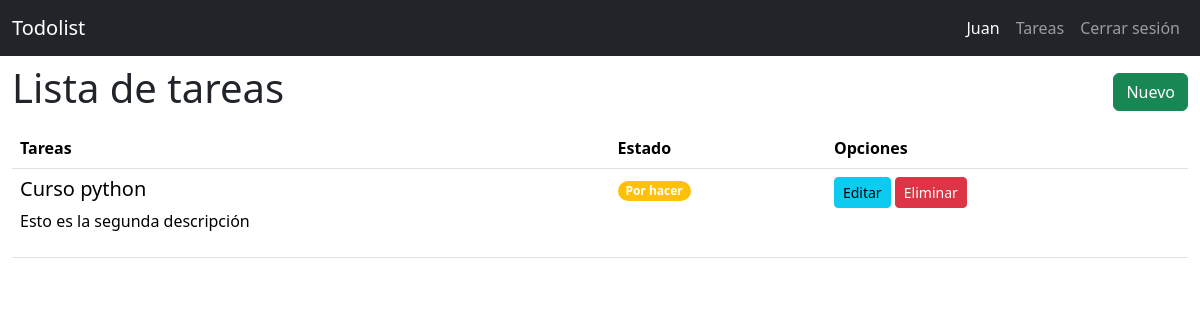
The app's page /todo/list (signed in), older data.
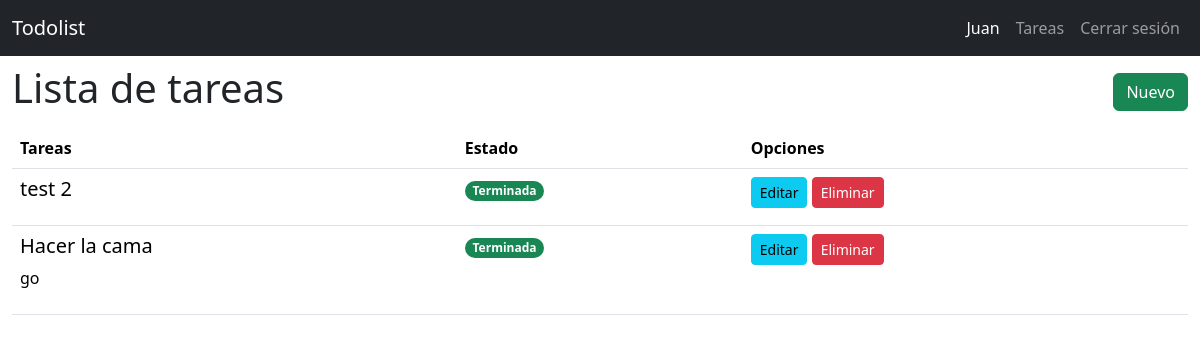
The same page, newer data.
### todor/models.py (models this page shows, shortened)
class User(db.Model):
  id = db.Column(db.Integer, primary_key = True)
  username = db.Column(db.String(20), unique = True, nullable = False)
  password = db.Column(db.Text, nullable = False)

class Todo(db.Model):
  id = db.Column(db.Integer, primary_key = True)
  created_by = db.Column(db.Integer, db.ForeignKey('user.id'), nullable = False)
  title = db.Column(db.String(100), nullable = False)
  desc = db.Column(db.Text)
  state = db.Column(db.Boolean, default = False)

### todor/todo.py (the view)
@bp.route('/list')
@login_required
def index():
  todos = Todo.query.all()
  return render_template('todo/index.html', todos = todos)

### todor/auth.py (called while the page is built)
@bp.before_app_request #Se verifica sesión antes de abrir cada modulo
def load_logged_in_user():
  user_id = session.get('user_id')
  if user_id is None:
    g.user = None
  else:
    g.user = User.query.get_or_404(user_id)

def login_required(view):
  @functools.wraps(view)
  def wrapped_view(**kwargs):
    if g.user is None:
      return redirect(url_for('auth.login'))
    return view(**kwargs)
  return wrapped_view

### todor/templates/todo/index.html
{% extends 'base.html' %}
{% block content %}
<section class="container-fluid">
  <nav class="navbar">
    <h1>{% block title %}Lista de tareas{% endblock %}</h1>
    <a href="{{url_for('todo.create')}}" class="btn btn-success">Nuevo</a>
  </nav>
  <table class="table">
    <thead>
      <tr>
        <th class="col">Tareas</th>
        <th class="col">Estado</th>
        <th class="col" colspan="2">Opciones</th>
      </tr>
    </thead>
    <tbody>
      {% for todo in todos | reverse %}
      {% if g.user.id == todo.created_by %}
      <tr>
        <td>
          <h5>{{ todo.title }}</h5>
          <p>{{ todo.desc }}</p>
        </td>
        <td>
          {% if todo.state == True %}
          <span class="badge rounded-pill bg-success text-white">Terminada</span>
          {% else %}
          <span class="badge rounded-pill bg-warning text-white">Por hacer</span>
          {% endif %}
        </td>
        <td>
          <a href="{{url_for('todo.update', id = todo.id)}}" class="btn btn-info btn-sm">Editar</a>
          <a href="{{url_for('todo.delete', id = todo.id)}}" class="btn btn-danger btn-sm">Eliminar</a>
        </td>
      </tr>
      {% endif %}
      {% endfor %}
    </tbody>
  </table>
</section>
{% endblock %}

### todor/templates/base.html (shortened to what this page needs)
<!DOCTYPE html>
<html lang="es">
  <head>
    <link
      href="https://cdn.jsdelivr.net/npm/bootstrap@5.3.3/dist/css/bootstrap.min.css"
      rel="stylesheet"
    />
    <link rel="stylesheet" href="../../static/css/styles.css">
    <link rel="stylesheet" href="https://cdnjs.cloudflare.com/ajax/libs/font-awesome/4.7.0/css/font-awesome.min.css">
  </head>
  <body>
    <nav class="navbar navbar-expand-sm navbar-dark bg-dark" data-bs-theme="dark">
      <div class="container-fluid">
        <a class="navbar-brand" href="{{ url_for('index')}}">Todolist</a>
        <div class="collapse navbar-collapse justify-content-end" id="navbarNavAltMarkup">
          <div class="navbar-nav">
            {% if g.user %}
              <span class="nav-link active"> {{ g.user.username }}</span>
              <a class="nav-link"  href="{{ url_for('todo.index')}}">Tareas</a>
              <a class="nav-link" href="{{ url_for('auth.logout')}}">Cerrar sesión</a>
            {% else %}
              <a class="nav-link"  href="{{ url_for('auth.register')}}">Registrarse</a>
              <a class="nav-link" href="{{ url_for('auth.login')}}">Inicio de sesión</a>
            {% endif %}
          </div>
        </div>
      </div>
    </nav>
    {% block content %}
    {% endblock %}
  </body>
</html>

Row changes from the older to the newer data that the page shows:
removed Todo: title "Curso python", desc "Esto es la segunda descripción", state "Por hacer"
added Todo: title "test 2", state "Terminada"
added Todo: title "Hacer la cama", desc "go", state "Terminada"
